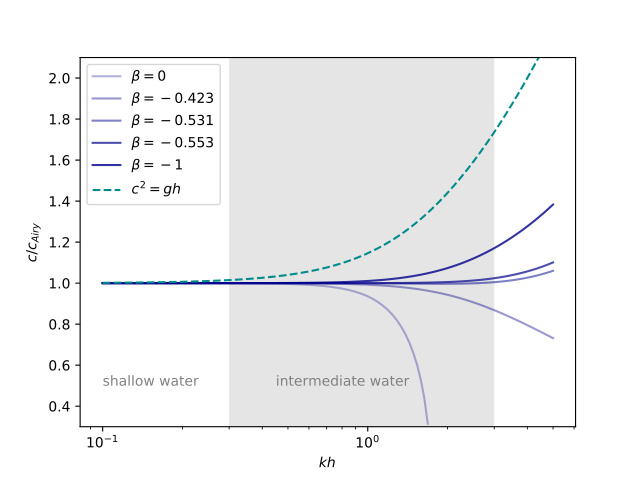

The script that drew this image:
import numpy as np
import matplotlib.pyplot as plt
from KratosMultiphysics.ShallowWaterApplication.utilities.wave_theory_utilities import BoussinesqTheory, LinearTheory, ShallowTheory

depth = 1.0
amplitude = 0.1

b1 = BoussinesqTheory(depth)
b2 = BoussinesqTheory(depth)
b3 = BoussinesqTheory(depth)
b4 = BoussinesqTheory(depth)
b5 = BoussinesqTheory(depth)
l = LinearTheory(depth)
s = ShallowTheory(depth)

b1.alpha = 0.0
b2.alpha = -1.0/3.0
b3.alpha = -0.390
b4.alpha = -2.0/5.0
b5.alpha = -0.5

kh = np.linspace(.1, 5, 100)

b1_values = []
b2_values = []
b3_values = []
b4_values = []
b5_values = []
s_values = []

for wavenum in kh:
    c = l._PhaseSpeed(wavenum)
    b1_values.append(b1._PhaseSpeed(wavenum) / c)
    b2_values.append(b2._PhaseSpeed(wavenum) / c)
    b3_values.append(b3._PhaseSpeed(wavenum) / c)
    b4_values.append(b4._PhaseSpeed(wavenum) / c)
    b5_values.append(b5._PhaseSpeed(wavenum) / c)
    s_values.append(s._PhaseSpeed(wavenum) / c)


plt.plot(kh, b1_values, color='darkblue', alpha=0.3, label=r'$\beta=0$')
plt.plot(kh, b2_values, color='darkblue', alpha=0.4, label=r'$\beta=-0.423$')
plt.plot(kh, b3_values, color='darkblue', alpha=0.5, label=r'$\beta=-0.531$')
plt.plot(kh, b4_values, color='darkblue', alpha=0.7, label=r'$\beta=-0.553$')
plt.plot(kh, b5_values, color='darkblue', alpha=0.8, label=r'$\beta=-1$')
plt.plot(kh, s_values, color='darkcyan', linestyle='dashed', label=r'$c^2=gh$')
plt.axvspan(0.3, 3, facecolor='gray', alpha=0.2)
plt.text(0.1, 0.5, 'shallow water', color='gray')
plt.text(0.45, 0.5, 'intermediate water', color='gray')
plt.xlabel(r'$kh$')
plt.ylabel(r'$c/c_{Airy}$')
plt.ylim([0.3, 2.1])
plt.xscale('log')
plt.legend()
plt.show()
